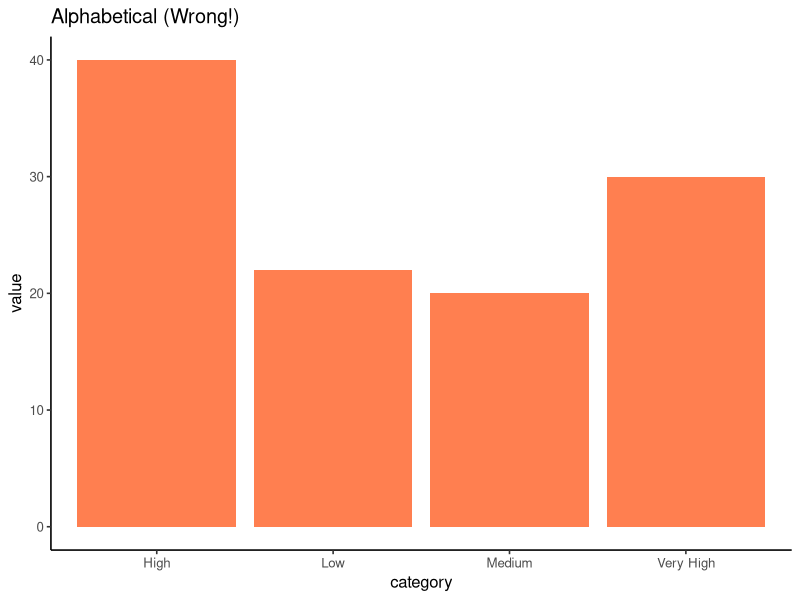
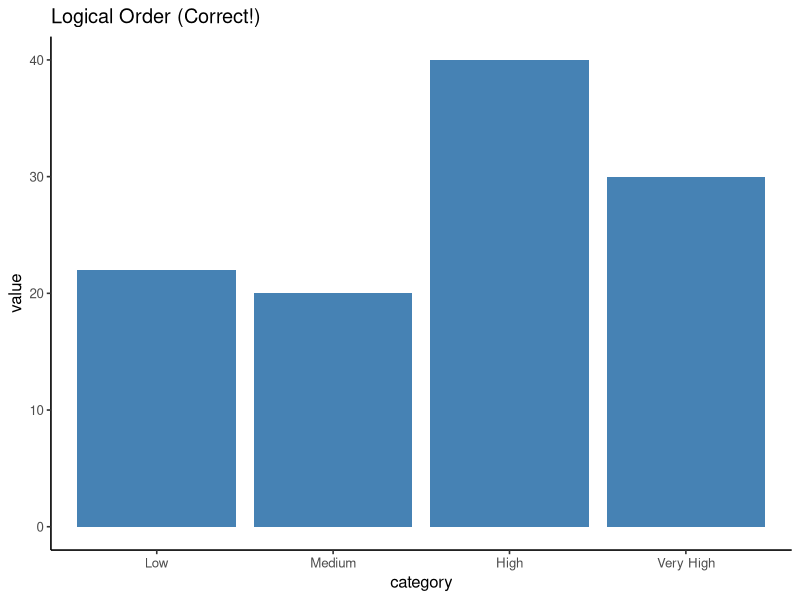
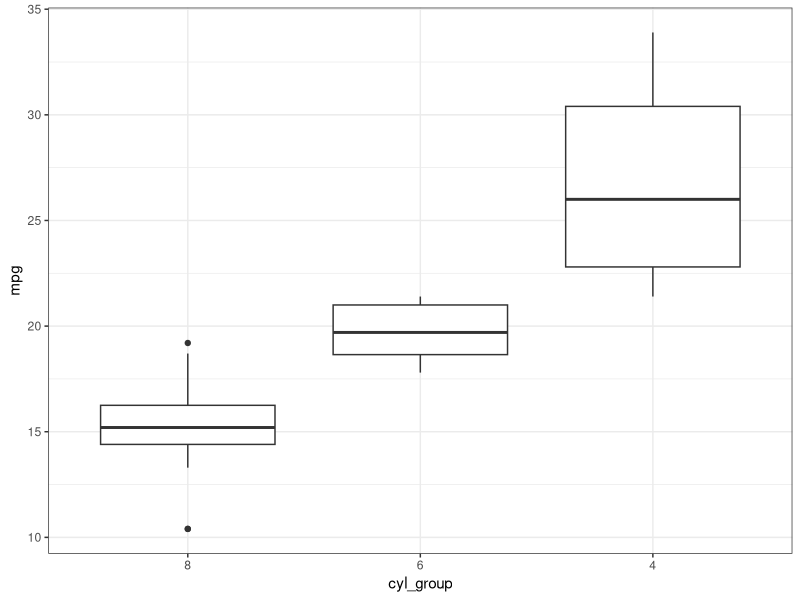
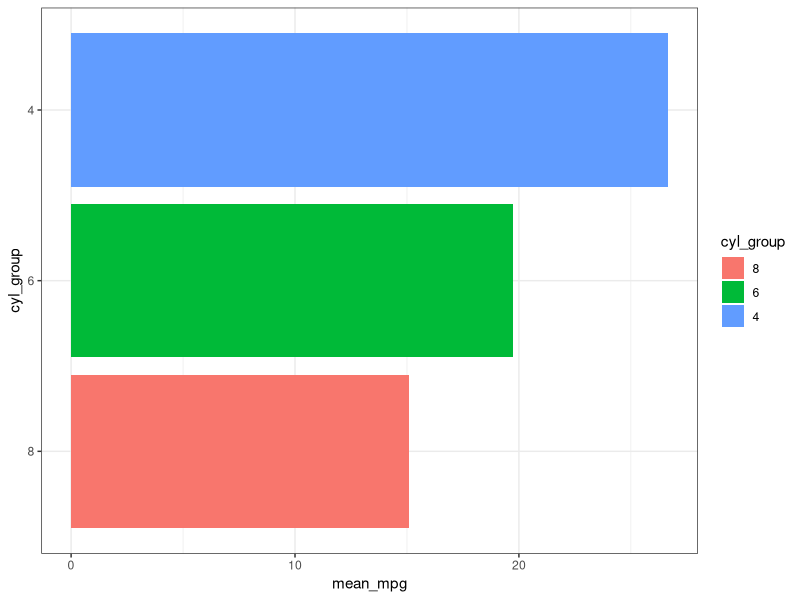
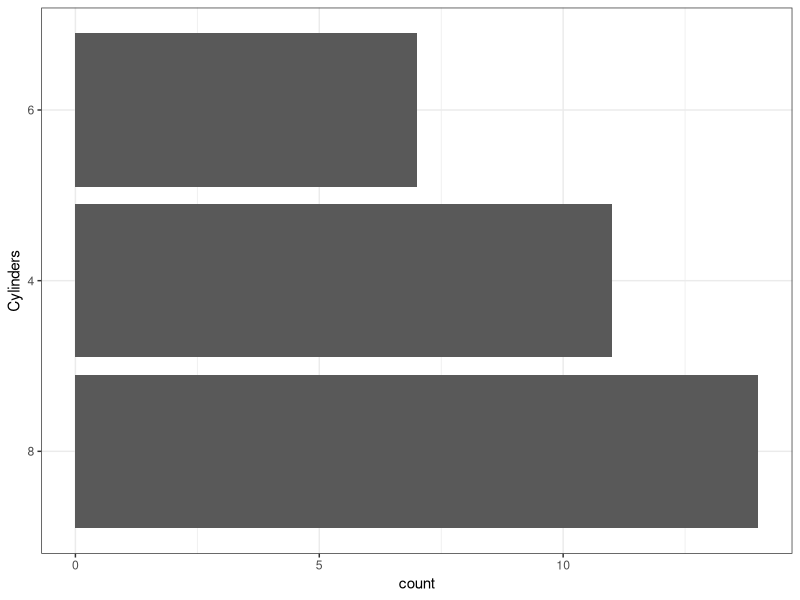
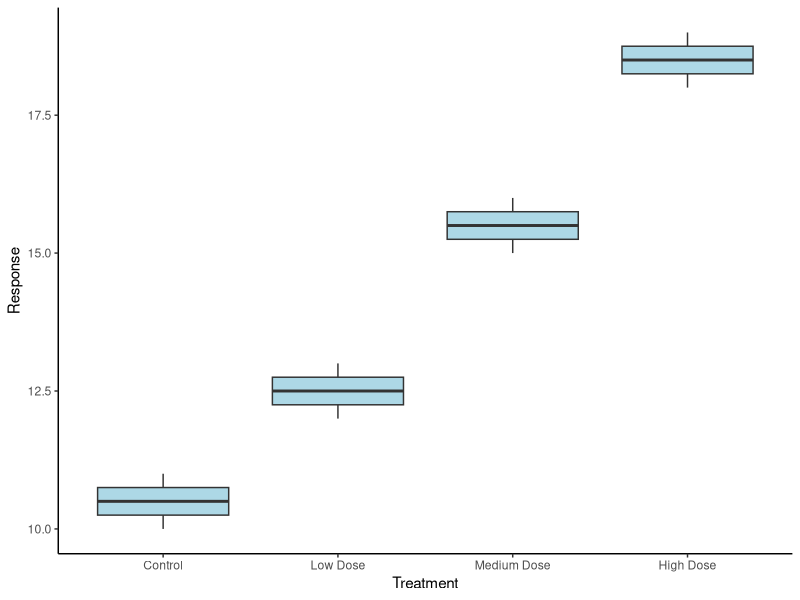
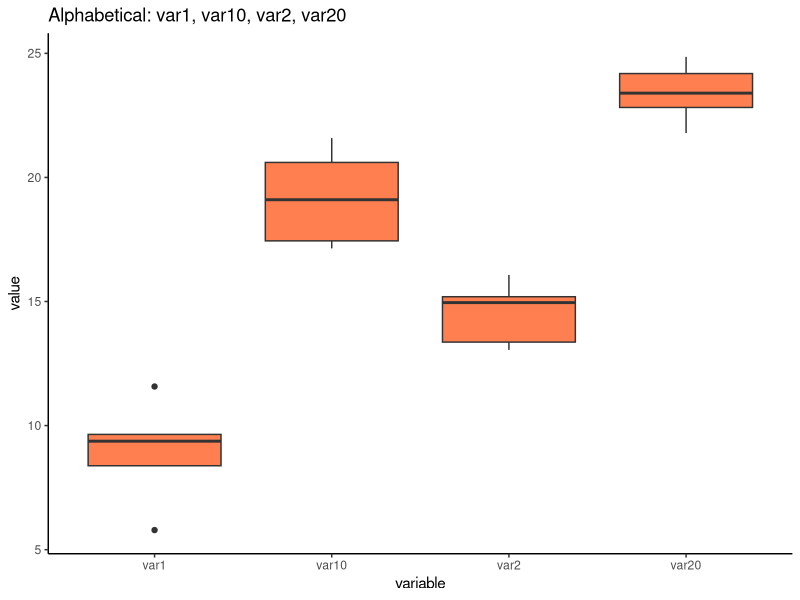
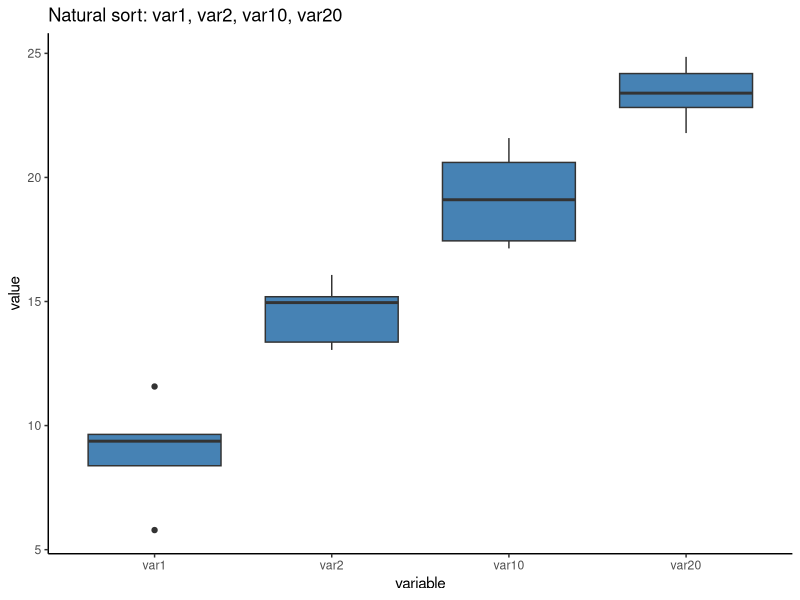

Generate these figures, in order, with R:
## ---- chunk 1
#| label: setup-factors
#| echo: false
#| eval: true
#| message: false

library(ggplot2)
library(dplyr)
library(forcats)

# Set default theme for all plots
theme_set(theme_bw())
## ---- chunk 2
#| label: factors-problem-alphabetical
#| echo: true
#| eval: true
#| fig-width: 5
#| fig-height: 3.5

library(ggplot2)

# Create data with logical categories
category_df <- data.frame(
  category = c("Low", "Medium", "High", "Very High", "Low", "High"),
  value = c(10, 20, 15, 30, 12, 25)
)

# R defaults to alphabetical!
ggplot(category_df, aes(x = category, y = value)) +
  geom_col(fill = "coral") +
  theme_classic(base_size = 12) +
  labs(title = "Alphabetical (Wrong!)")
## ---- chunk 3
#| label: factors-solution-ordered
#| echo: true
#| eval: true
#| fig-width: 5
#| fig-height: 3.5

# Specify levels explicitly
category_df$category <- factor(category_df$category,
                       levels = c("Low", "Medium", "High", "Very High"))

# Now plots use logical order!
ggplot(category_df, aes(x = category, y = value)) +
  geom_col(fill = "steelblue") +
  theme_classic(base_size = 12) +
  labs(title = "Logical Order (Correct!)")
## ---- chunk 4
#| label: factors-forcats-intro
#| echo: true
#| eval: true

library(forcats)

# Reorder by another variable (e.g., median)
mtcars %>%
  mutate(cyl_group = fct_reorder(factor(cyl), mpg, .fun = median)) %>%
  ggplot(aes(cyl_group, mpg)) +
  geom_boxplot()

# Boxplots now ordered by median value!
## ---- chunk 5
#| label: factors-fct-reorder
#| echo: true
#| eval: true

# Order categories by mean of values
mtcars %>%
  mutate(cyl_group = factor(cyl)) %>%
  group_by(cyl_group) %>%
  summarise(mean_mpg = mean(mpg)) %>%
  ungroup() %>%
  mutate(cyl_group = fct_reorder(cyl_group, mean_mpg, mean)) %>%
  ggplot(aes(x = cyl_group, y = mean_mpg, fill = cyl_group)) +
  geom_col() +
  coord_flip()  # Horizontal bars easier to read
## ---- chunk 6
#| label: factors-fct-infreq
#| echo: true
#| eval: true

# Order by how common each level is
ggplot(mtcars, aes(x = fct_infreq(factor(cyl)))) +
  geom_bar() +
  labs(x = "Cylinders") +
  coord_flip()

# Most common category first!
## ---- chunk 7
#| label: factors-fct-inorder
#| echo: true
#| eval: true
#| fig-width: 8
#| fig-height: 5

# Create data with specific order
treatment_data <- data.frame(
  treatment = c("Control", "Low Dose", "Medium Dose", "High Dose",
                "Control", "Low Dose", "Medium Dose", "High Dose"),
  response = c(10, 12, 15, 18, 11, 13, 16, 19)
)

# Keep order as they appear in data (not alphabetical!)
ggplot(treatment_data,
       aes(x = fct_inorder(treatment), y = response)) +
  geom_boxplot(fill = "lightblue") +
  labs(x = "Treatment", y = "Response") +
  theme_classic()

# Order: Control, Low Dose, Medium Dose, High Dose
## ---- chunk 8
#| label: factors-natural-sort-problem
#| echo: true
#| eval: true
#| fig-width: 8
#| fig-height: 5

# Create data with numbered variables
var_data <- data.frame(
  variable = rep(c("var1", "var2", "var10", "var20"), each = 5),
  value = rnorm(20, mean = rep(c(10, 15, 20, 25), each = 5), sd = 2)
)

# Alphabetical order: var1, var10, var2, var20 (wrong!)
ggplot(var_data, aes(x = variable, y = value)) +
  geom_boxplot(fill = "coral") +
  theme_classic() +
  labs(title = "Alphabetical: var1, var10, var2, var20")
## ---- chunk 9
#| label: factors-natural-sort-solution
#| echo: true
#| eval: true
#| fig-width: 8
#| fig-height: 5

# Use gtools::mixedsort() for natural/alphanumeric sorting
library(gtools)

var_data$variable <- factor(var_data$variable,
                            levels = mixedsort(unique(var_data$variable)))

# Natural order: var1, var2, var10, var20 (correct!)
ggplot(var_data, aes(x = variable, y = value)) +
  geom_boxplot(fill = "steelblue") +
  theme_classic() +
  labs(title = "Natural sort: var1, var2, var10, var20")
## ---- chunk 10
#| label: factors-fct-rev
#| echo: true
#| eval: true

# Sometimes you want reverse order
mtcars %>%
  mutate(cyl_group = fct_reorder(factor(cyl), mpg) %>% fct_rev()) %>%
  ggplot(aes(x = cyl_group, y = mpg)) +
  geom_col()

# Now highest values first instead of last
## ---- chunk 11
#| label: factors-fct-relevel
#| echo: true
#| eval: true

# Move "4" to front for cylinders
mtcars %>%
  mutate(cyl_group = fct_relevel(factor(cyl), "4")) %>%
  ggplot(aes(cyl_group, mpg)) +
  geom_boxplot()

# 4-cylinder always shown first
## ---- chunk 12
#| label: factors-ordered-bar
#| echo: true
#| eval: true

# Calculate summary statistics
summary_data <- mtcars %>%
  mutate(cyl_group = factor(cyl)) %>%
  group_by(cyl_group) %>%
  summarise(mean_mpg = mean(mpg), .groups = "drop")

# Plot with bars ordered by height
ggplot(summary_data,
       aes(x = fct_reorder(cyl_group, mean_mpg), y = mean_mpg)) +
  geom_col(fill = "steelblue") +
  coord_flip() +  # Horizontal bars
  labs(x = "Cylinders", y = "Mean MPG") +
  theme_minimal()
## ---- chunk 13
#| label: factors-time-ordering
#| echo: true
#| eval: true

# Create data with months
month_data <- data.frame(
  month = c("Jan", "Feb", "Mar", "Apr", "May", "Jun"),
  value = c(10, 15, 12, 18, 20, 17)
)

# Months in calendar order (not alphabetical!)
months <- c("Jan", "Feb", "Mar", "Apr", "May", "Jun",
            "Jul", "Aug", "Sep", "Oct", "Nov", "Dec")

month_data$month <- factor(month_data$month, levels = months)

# Now plots show Jan, Feb, Mar... not alphabetical!
ggplot(month_data, aes(month, value)) +
  geom_line(group = 1)
## ---- chunk 14
#| label: factors-legend-ordering
#| echo: true
#| eval: true

# Order legend by maximum mpg of each cylinder group
mtcars$cyl_group <- factor(mtcars$cyl)
ggplot(mtcars, aes(x = wt,
                 y = mpg,
                 color = fct_reorder(cyl_group, mpg, max, .desc = TRUE))) +
  geom_point(size = 2) +
  labs(color = "Cylinders") +
  theme_minimal()

# Legend now shows groups in order of importance!
## ---- chunk 15
#| label: factors-facet-ordering
#| echo: true
#| eval: true

# Order facets by median mpg for each cylinder
mtcars %>%
  mutate(cyl_group = fct_reorder(factor(cyl), mpg, median)) %>%
  ggplot(aes(x = factor(cyl), y = mpg)) +
  geom_boxplot() +
  facet_wrap(~cyl_group) +
  theme_minimal()

# Facet panels in meaningful order!
## ---- chunk 16
#| label: factors-survey-example
#| echo: true
#| eval: true

# Likert scale survey responses
set.seed(42)
survey <- data.frame(
  response = sample(c("Strongly Disagree", "Disagree", "Neutral",
                     "Agree", "Strongly Agree"), 100, replace = TRUE)
)

# Set logical order
survey$response <- factor(survey$response,
  levels = c("Strongly Disagree", "Disagree", "Neutral",
             "Agree", "Strongly Agree"))

# Plot with correct order
ggplot(survey, aes(x = response)) +
  geom_bar(fill = "steelblue") +
  coord_flip() +
  theme_minimal()
## ---- chunk 17
#| label: factors-treatment-example
#| echo: true
#| eval: true

library(forcats)

# Clinical trial data simulation
set.seed(123)
clinical <- data.frame(
  treatment = rep(c("Placebo", "Low Dose", "Medium Dose", "High Dose"), each = 25),
  response = rnorm(100, mean = rep(c(10, 12, 15, 18), each = 25), sd = 3)
)

# Ensure logical ordering
clinical$treatment <- factor(clinical$treatment,
  levels = c("Placebo", "Low Dose", "Medium Dose", "High Dose"))

# Boxplots in dose order
ggplot(clinical, aes(treatment, response)) +
  geom_boxplot(fill = "lightblue") +
  theme_classic()
## ---- chunk 18
#| label: factors-combining
#| echo: true
#| eval: true

# Combine multiple forcats functions
mtcars %>%
  mutate(
    # 1. Convert to factor
    cyl_group = factor(cyl),
    # 2. Order by frequency
    cyl_group = fct_infreq(cyl_group),
    # 3. Reverse so most common at top
    cyl_group = fct_rev(cyl_group)
  ) %>%
  ggplot(aes(cyl_group)) +
  geom_bar()
## ---- chunk 19
#| label: factors-before
#| echo: true
#| eval: true
#| fig-width: 5
#| fig-height: 4

# Before: alphabetical order
ggplot(msleep %>% filter(!is.na(vore)),
  aes(x = vore,
      y = sleep_total)) +
  geom_boxplot(fill = "coral") +
  theme_classic(base_size = 10) +
  labs(title = "Before: Alphabetical",
       x = "Diet Type", y = "Sleep (hours)")

# Order: carni, herbi, insecti, omni
# Meaningless!
## ---- chunk 20
#| label: factors-after
#| echo: true
#| eval: true
#| fig-width: 5
#| fig-height: 4

library(forcats)
# After: ordered by median sleep
ggplot(msleep %>% filter(!is.na(vore)),
  aes(x = fct_reorder(vore,
           sleep_total,
           median,
           na.rm = TRUE),
      y = sleep_total)) +
  geom_boxplot(fill = "steelblue") +
  theme_classic(base_size = 10) +
  labs(title = "After: Ordered by Median",
       x = "Diet Type", y = "Sleep (hours)")

# Ordered by sleep time - logical!
## ---- chunk 21
#| label: factors-pattern-sorted-bar
#| echo: true
#| eval: true

mtcars %>%
  count(cyl) %>%
  ggplot(aes(x = fct_reorder(as.character(cyl), n), y = n)) +
  geom_col() +
  coord_flip()
## ---- chunk 22
#| label: factors-pattern-control
#| echo: true
#| eval: true

mtcars %>%
  mutate(group = fct_relevel(factor(cyl), "4")) %>%
  ggplot(aes(group, mpg)) +
  geom_boxplot()
## ---- chunk 23
#| label: factors-pattern-chrono
#| echo: true
#| eval: true

mtcars %>%
  mutate(cyl_group = fct_reorder(factor(cyl), cyl)) %>%
  ggplot(aes(wt, mpg)) +
  geom_point() +
  facet_wrap(~cyl_group)
## ---- chunk 24
#| label: factors-debugging
#| echo: true
#| eval: true

# Check current levels
levels(mtcars$cyl)

# Check level order
factor(mtcars$cyl) %>% levels()

# See factor structure
str(factor(mtcars$cyl))

# Convert to character if needed
mtcars$cyl_char <- as.character(mtcars$cyl)
## ---- chunk 25
#| label: factors-complete-example
#| echo: true
#| eval: true

library(ggplot2)
library(dplyr)
library(forcats)

# Create simulated gene expression data by tissue type
set.seed(123)
expr_data <- data.frame(
  tissue = rep(c("Brain", "Heart", "Liver", "Lung", "Kidney"), each = 50),
  expression = c(rnorm(50, 100, 15), rnorm(50, 50, 10),
                 rnorm(50, 200, 30), rnorm(50, 75, 12),
                 rnorm(50, 150, 20))
)

# Plot with tissues ordered by median expression
expr_data %>%
  mutate(tissue = fct_reorder(tissue, expression, median)) %>%
  ggplot(aes(x = tissue, y = expression, fill = tissue)) +
  geom_boxplot(show.legend = FALSE) +
  scale_fill_brewer(palette = "Set2") +
  theme_classic(base_size = 14) +
  labs(x = "Tissue Type",
       y = "Expression Level",
       title = "Gene Expression by Tissue")

# Tissues ordered by median expression level!
